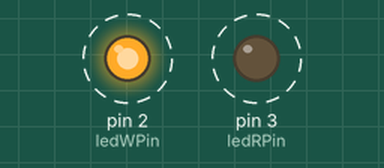
This sketch was run on a simulated Arduino Uno, built with avr-gcc and run on an emulated ATmega328P. On the bench: output pins drawn as LEDs (lit = HIGH). Dashed ring = blinking. What the sketch prints to the serial monitor is not drawn.

Above: at 0.5 s.
Timing chart, 0 to 4.6 s (numbered marks = the images above):
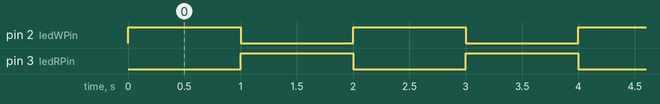

The sketch:

testCode.ino
```cpp
int ledWPin = 2;
int ledRPin = 3;

void setup() {
  Serial.begin(9600);
  Serial.setTimeout(1);
  pinMode(ledWPin, OUTPUT);
  pinMode(ledRPin, OUTPUT);
}

void loop() {
  digitalWrite(ledWPin, HIGH);
  digitalWrite(ledRPin, LOW);
  delay(1000);
  digitalWrite(ledRPin, HIGH);
  digitalWrite(ledWPin, LOW);
  delay(1000);
  Serial.print(1);
}
```

Measured:
- by itself, pin 2 (ledWPin), pin 3 (ledRPin): alternates HIGH for 1.0 s and LOW for 1.0 s
